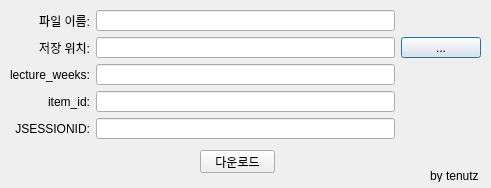
<?xml version="1.0" encoding="UTF-8"?>
<ui version="4.0">
 <class>Dialog</class>
 <widget class="QDialog" name="Dialog">
  <property name="geometry">
   <rect>
    <x>0</x>
    <y>0</y>
    <width>491</width>
    <height>188</height>
   </rect>
  </property>
  <property name="sizePolicy">
   <sizepolicy hsizetype="Preferred" vsizetype="Preferred">
    <horstretch>0</horstretch>
    <verstretch>0</verstretch>
   </sizepolicy>
  </property>
  <property name="windowTitle">
   <string>이클래스 막힌 동영상 다운로더</string>
  </property>
  <widget class="QWidget" name="gridLayoutWidget">
   <property name="geometry">
    <rect>
     <x>10</x>
     <y>10</y>
     <width>471</width>
     <height>129</height>
    </rect>
   </property>
   <layout class="QGridLayout" name="gridLayout">
    <item row="1" column="2">
     <widget class="QPushButton" name="fileLocationButton">
      <property name="enabled">
       <bool>true</bool>
      </property>
      <property name="text">
       <string>...</string>
      </property>
     </widget>
    </item>
    <item row="2" column="0">
     <widget class="QLabel" name="label_2">
      <property name="text">
       <string>lecture_weeks:</string>
      </property>
      <property name="alignment">
       <set>Qt::AlignRight|Qt::AlignTrailing|Qt::AlignVCenter</set>
      </property>
     </widget>
    </item>
    <item row="1" column="1">
     <widget class="QLineEdit" name="fileLocationEdit">
      <property name="enabled">
       <bool>true</bool>
      </property>
      <property name="readOnly">
       <bool>true</bool>
      </property>
     </widget>
    </item>
    <item row="1" column="0">
     <widget class="QLabel" name="label_3">
      <property name="text">
       <string>저장 위치:</string>
      </property>
      <property name="alignment">
       <set>Qt::AlignRight|Qt::AlignTrailing|Qt::AlignVCenter</set>
      </property>
     </widget>
    </item>
    <item row="4" column="0">
     <widget class="QLabel" name="label_5">
      <property name="text">
       <string>JSESSIONID:</string>
      </property>
      <property name="scaledContents">
       <bool>true</bool>
      </property>
      <property name="alignment">
       <set>Qt::AlignRight|Qt::AlignTrailing|Qt::AlignVCenter</set>
      </property>
     </widget>
    </item>
    <item row="0" column="1">
     <widget class="QLineEdit" name="fileNameEdit"/>
    </item>
    <item row="0" column="0">
     <widget class="QLabel" name="label">
      <property name="text">
       <string>파일 이름:</string>
      </property>
      <property name="alignment">
       <set>Qt::AlignRight|Qt::AlignTrailing|Qt::AlignVCenter</set>
      </property>
     </widget>
    </item>
    <item row="4" column="1">
     <widget class="QLineEdit" name="jsessionIdEdit">
      <property name="enabled">
       <bool>true</bool>
      </property>
      <property name="readOnly">
       <bool>false</bool>
      </property>
     </widget>
    </item>
    <item row="2" column="1">
     <widget class="QLineEdit" name="lectureWeeksEdit"/>
    </item>
    <item row="3" column="0">
     <widget class="QLabel" name="label_6">
      <property name="text">
       <string>item_id:</string>
      </property>
      <property name="alignment">
       <set>Qt::AlignRight|Qt::AlignTrailing|Qt::AlignVCenter</set>
      </property>
     </widget>
    </item>
    <item row="3" column="1">
     <widget class="QLineEdit" name="itemIdEdit"/>
    </item>
   </layout>
  </widget>
  <widget class="QPushButton" name="downloadButton">
   <property name="geometry">
    <rect>
     <x>200</x>
     <y>150</y>
     <width>75</width>
     <height>23</height>
    </rect>
   </property>
   <property name="text">
    <string>다운로드</string>
   </property>
  </widget>
  <widget class="QLabel" name="label_4">
   <property name="geometry">
    <rect>
     <x>430</x>
     <y>170</y>
     <width>56</width>
     <height>12</height>
    </rect>
   </property>
   <property name="text">
    <string>by tenutz</string>
   </property>
  </widget>
 </widget>
 <resources/>
 <connections/>
</ui>
